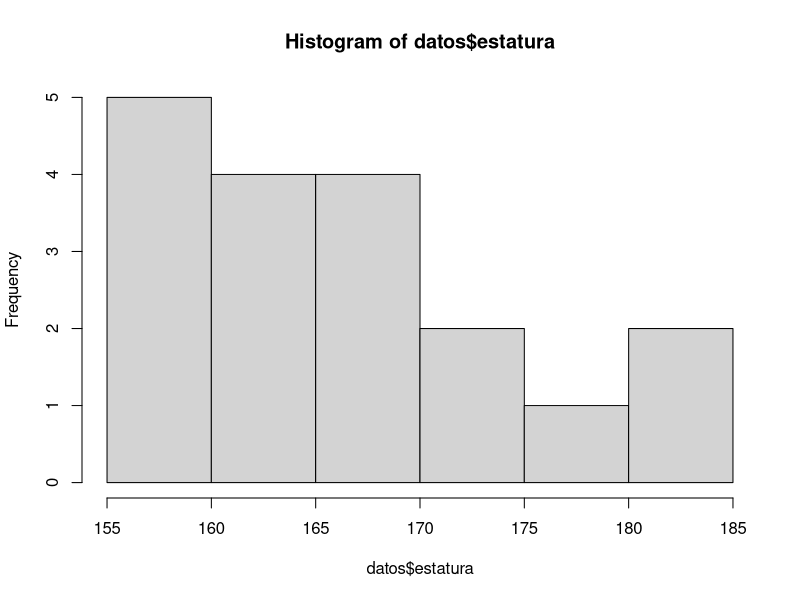
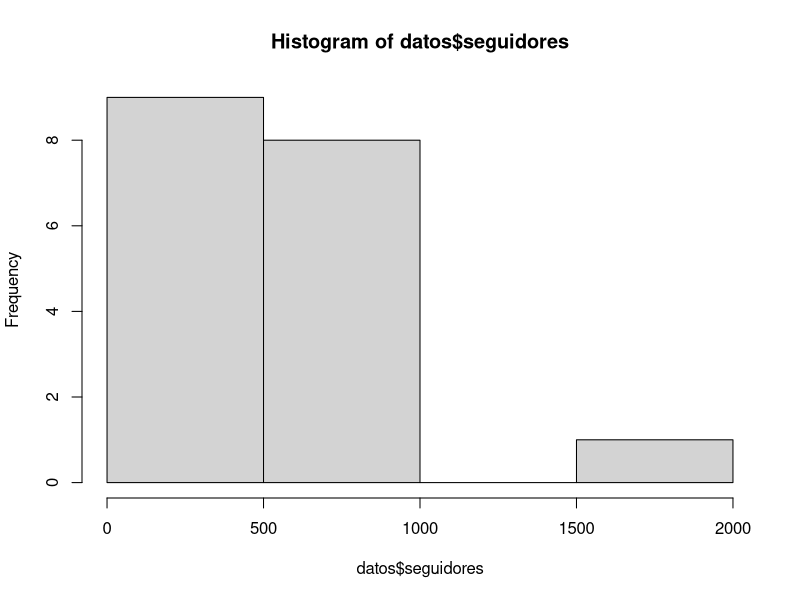
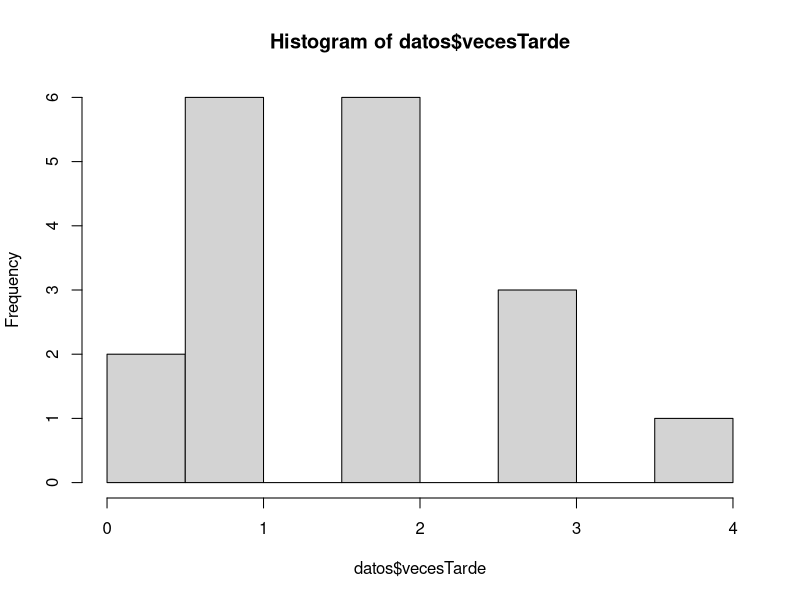
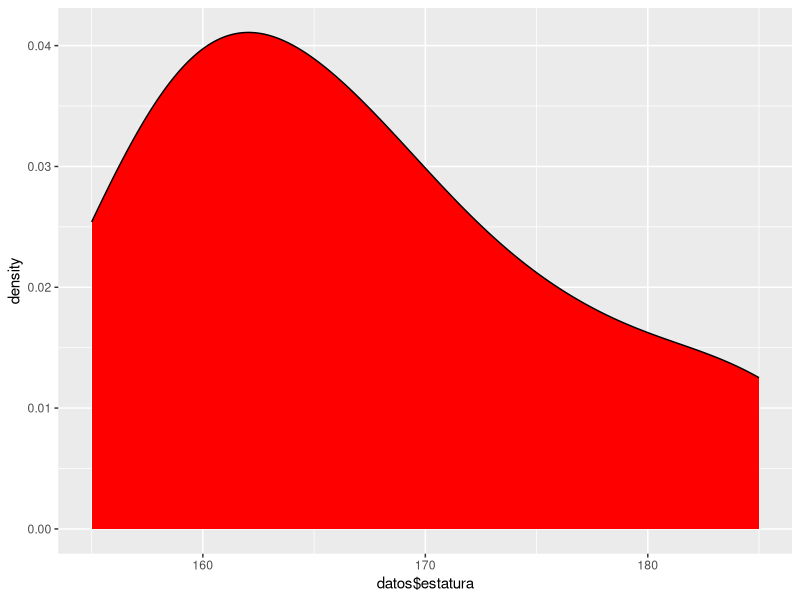
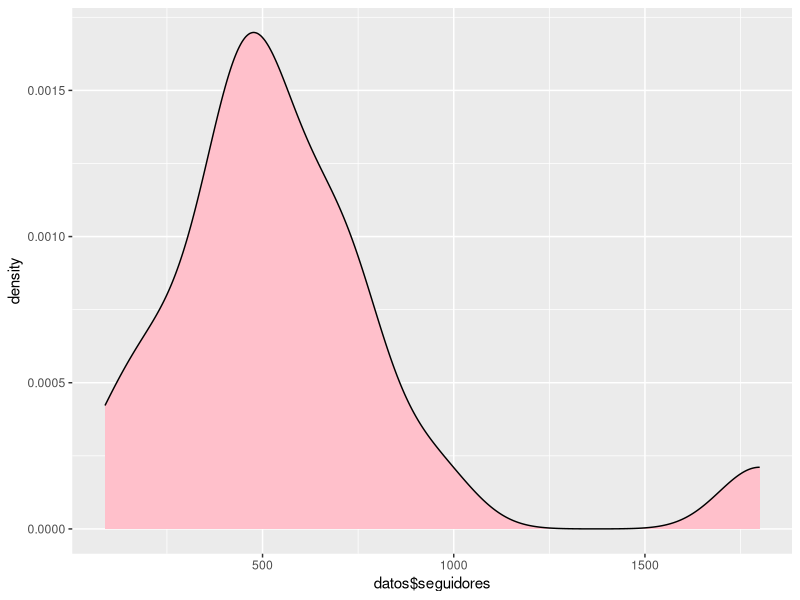
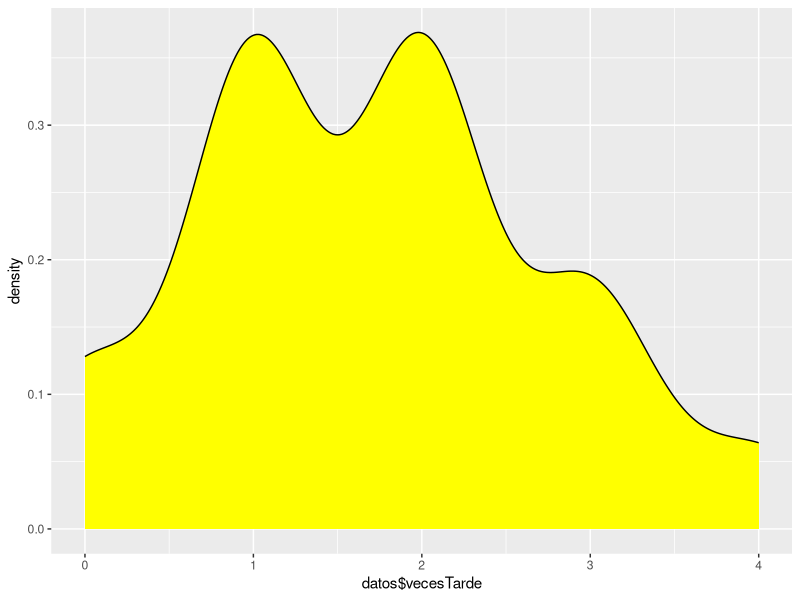

Reproduce these figures in R, in order. (Note: this script raises an error after producing the figures.)
ptm<-proc.time()
setwd("/home/edgar/Escritorio/venus")
datos <- read.table("camila.csv",header=FALSE,col.names =c("estatura","seguidores","vecesTarde","roccibella"),sep=";",quote="",colClasses=c("estatura"="numeric","seguidores"="numeric","vecesTarde"="numeric","roccibella"="factor"))
mean(datos$estatura)
mean(datos$seguidores)
mean(datos$vecesTarde)
sd(datos$estatura)
sd(datos$seguidores)
sd(datos$vecesTarde)
hist(datos$estatura)
hist(datos$seguidores)
hist(datos$vecesTarde)

paste(datos$roccibella_num)

library(ggplot2)

ggplot(datos,aes(x=datos$estatura))+
  geom_density(fill="red")

ggplot(datos,aes(x=datos$seguidores))+
  geom_density(fill="pink")
ggplot(datos,aes(x=datos$vecesTarde))+
  geom_density(fill="yellow")

datos$roccibella_num<-rep(0,nrow(dat))
datos$roccibella_num[datos$roccibella=="no"]<-1
datos$roccibella_num[datos$roccibella=="si"]<-2

ggplot(datos,aes(x=roccibella_num))+
  geom_bar(stat="count",fill="purple")

datos$estatura2<-rnorm(n=18,mean=167.1667,sd=9.357287)
datos$seguidores2<- rpois(n=18,lambda=574.6111)
datos$vecesTarde2<-rnorm(n=18,mean=1.722222,sd=1.074055)
datos$roccibella2<-rbinom(n=18,size=1,prob=0.5)

estatura2<-rnorm(n=10000000,mean=167.1667,sd=9.357287)
seguidores2<-rpois(n=10000000,lambda=574.6111)
vecesTarde2<-rnorm(n=10000000,mean=1.722222,sd=1.074055)
roccibella2<-rbinom(n=10000000,size=1,prob=0.5)

datos2<-data.frame(estatura2,seguidores2,vecesTarde2,roccibella2)

ggplot(datos2,aes(x=datos2$estatura2))+
  geom_density(fill="red")

ggplot(datos2,aes(x=datos2$seguidores2))+
  geom_density(fill="pink")
ggplot(datos2,aes(x=datos2$vecesTarde2))+
  geom_density(fill="yellow")
ggplot(datos2,aes(x=datos2$roccibella2))+
  geom_bar(stat="count",fill="purple")

proc.time()-ptm
